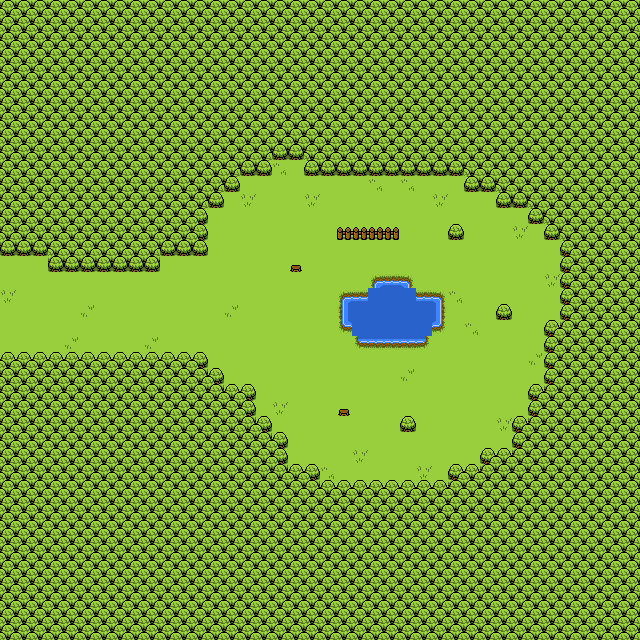

A 2D game scene composited from a Tiled map and its tileset images. What follows is a short description and the map's XML, with each tile layer's data collapsed to a summary:
An orthogonal 40x40 tile map with 16x16 px tiles, 3 tile layers (layer0, layer1, layer2) and 35 objects (35x Wall).

<map version="1.2" tiledversion="1.3.1" orientation="orthogonal" renderorder="right-down" compressionlevel="0" width="40" height="40" tilewidth="16" tileheight="16" infinite="0" nextlayerid="7" nextobjectid="36">
 <tileset firstgid="1" source="overworld1.tsx" />
 <layer id="2" name="layer0" width="40" height="40">
  <data>[1600 cells, 29 non-empty, 9 distinct tile ids]</data>
 </layer>
 <layer id="3" name="layer1" width="40" height="40">
  <data>[1600 cells, 1600 non-empty, 13 distinct tile ids]</data>
 </layer>
 <layer id="4" name="layer2" width="40" height="40">
  <data>[1600 cells, 1188 non-empty, 14 distinct tile ids]</data>
 </layer>
 <objectgroup id="5" name="walls">
  <object id="1" name="Wall" x="0" y="0" width="208" height="256" />
  <object id="2" name="Wall" x="0" y="352" width="208" height="288" />
  <object id="3" name="Wall" x="208" y="0" width="432" height="160" />
  <object id="4" name="Wall" x="208" y="480" width="432" height="160" />
  <object id="5" name="Wall" x="560" y="160" width="80" height="320" />
  <object id="6" name="Wall" x="208" y="160" width="16" height="48" />
  <object id="7" name="Wall" x="224" y="160" width="16" height="32" />
  <object id="8" name="Wall" x="240" y="160" width="32" height="16" />
  <object id="9" name="Wall" x="48" y="256" width="112" height="16" />
  <object id="10" name="Wall" x="208" y="368" width="16" height="48" />
  <object id="11" name="Wall" x="224" y="384" width="32" height="64" />
  <object id="12" name="Wall" x="256" y="416" width="16" height="48" />
  <object id="13" name="Wall" x="272" y="432" width="16" height="48" />
  <object id="14" name="Wall" x="288" y="464" width="32" height="16" />
  <object id="15" name="Wall" x="448" y="464" width="64" height="16" />
  <object id="16" name="Wall" x="544" y="320" width="16" height="80" />
  <object id="17" name="Wall" x="528" y="384" width="16" height="48" />
  <object id="18" name="Wall" x="512" y="416" width="16" height="48" />
  <object id="19" name="Wall" x="480" y="448" width="32" height="16" />
  <object id="20" name="Wall" x="304" y="160" width="192" height="16" />
  <object id="21" name="Wall" x="544" y="192" width="16" height="48" />
  <object id="22" name="Wall" x="528" y="176" width="16" height="48" />
  <object id="23" name="Wall" x="496" y="160" width="32" height="48" />
  <object id="24" name="Wall" x="464" y="176" width="32" height="16" />
  <object id="25" name="Wall" x="448" y="224" width="16" height="16" />
  <object id="26" name="Wall" x="496" y="304" width="16" height="16" />
  <object id="27" name="Wall" x="400" y="416" width="16" height="16" />
  <object id="28" name="Wall" x="336" y="226" width="64" height="14" />
  <object id="29" name="Wall" x="290" y="264" width="12" height="8" />
  <object id="30" name="Wall" x="338" y="408" width="12" height="8" />
  <object id="31" name="Wall" x="368" y="288" width="48" height="58" />
  <object id="32" name="Wall" x="342" y="296" width="100" height="36" />
  <object id="33" name="Wall" x="372" y="276" width="40" height="16" />
  <object id="34" name="Wall" x="356" y="332" width="70" height="12" />
  <object id="35" name="Wall" x="352" y="320" width="80" height="16" />
 </objectgroup>
 <objectgroup id="6" name="sprites" />
</map>